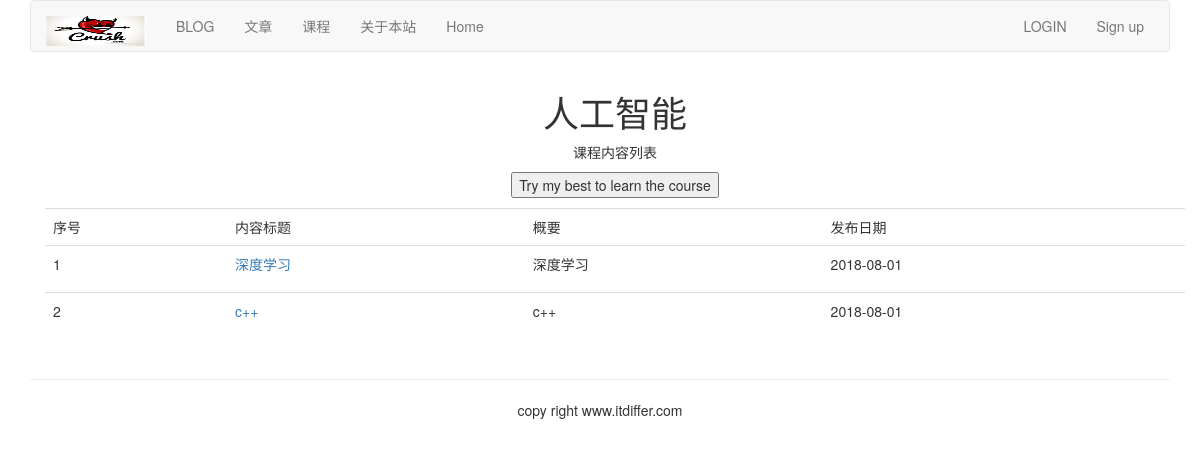
/course/lessons-list/10/, run on the app's committed database.
### course/models.py (models this page shows, shortened)
class Course(models.Model):
    user = models.ForeignKey(User, on_delete=models.CASCADE, related_name='courses_user')
    title = models.CharField(max_length=200)
    slug = models.SlugField(max_length=200, unique=True)
    overview = models.TextField()
    created = models.DateTimeField(auto_now_add=True)
    student = models.ManyToManyField(User, related_name="courses_joined", blank=True)
    class Meta:
        ordering = ('-created',)

class Lesson(models.Model):
    user = models.ForeignKey(User, on_delete=models.CASCADE, related_name='lesson_user')
    course = models.ForeignKey(Course, on_delete=models.CASCADE, related_name='lesson')
    title = models.CharField(max_length=200)
    video = models.FileField(upload_to=user_directory_path)
    description = models.TextField(blank=True)
    attach = models.FileField(blank=True, upload_to=user_directory_path)
    created = models.DateTimeField(auto_now_add=True)
    order = OrderField(blank=True, for_fields=['course'])
    class Meta:
        ordering = ['order']

### course/views.py (the view, shortened to what this page needs)
# urls.py: path('lessons-list/<int:course_id>/', StudentListLessonView.as_view(), name="lessons_list"),
class StudentListLessonView(ListLessonsView):
    template_name = "course/slist_lessons.html"

### course/views.py (called while the page is built)
    def get(self, request, course_id):
        course = get_object_or_404(Course, id=course_id)
        return self.render_to_response({'course':course})

### templates/course/slist_lessons.html (shortened to what this page needs)
{% extends "base.html" %}
{% load staticfiles %}
{% block content %}
<div class="container">
  <div class='text-center'>
    <h1>{{ course.title }}</h1>
    <p>课程内容列表</p>
    <form action="manage" method="post" class="form-horizontal">{% csrf_token %}
      <input type="button" onclick="start_learn({{course.id}})" value="Try my best to learn the course">
    </form>
  </div>
  <table class="table table-hover" style="margin-top:10px">
    <tr>
      <td>序号</td>
      <td>内容标题</td>
      <td>概要</td>
      <td>发布日期</td>
    </tr>
    {% for lesson in course.lesson.all %}
    <tr id={{ forloop.counter }}>
      <td>{{ forloop.counter }}</td>
      <td><a href="{% url 'course:detail_lesson' lesson.id %}">{{ lesson.title }}</a></td>
      <td>{{ lesson.description | slice:'70'|linebreaks }}</td>
      <td>{{ lesson.created|date:"Y-m-d" }}</td>
    </tr>
    {% empty %}
    <p>还没有发布具体内容，请等待。</p>
    {% endfor %}
  </table>
</div>
{% endblock %}

### data on the page
Course: title "人工智能"
Lesson: title "深度学习", description "深度学习", created "2018-08-01"
Lesson: title "c++", description "c++", created "2018-08-01"
